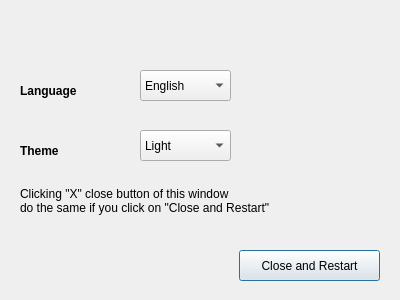
<?xml version="1.0" encoding="UTF-8"?>
<ui version="4.0">
 <class>PreferencesDialog</class>
 <widget class="QDialog" name="PreferencesDialog">
  <property name="geometry">
   <rect>
    <x>0</x>
    <y>0</y>
    <width>400</width>
    <height>300</height>
   </rect>
  </property>
  <property name="windowTitle">
   <string>Preferences</string>
  </property>
  <widget class="QComboBox" name="comboBox_1">
   <property name="geometry">
    <rect>
     <x>140</x>
     <y>130</y>
     <width>91</width>
     <height>31</height>
    </rect>
   </property>
   <item>
    <property name="text">
     <string>Light</string>
    </property>
   </item>
   <item>
    <property name="text">
     <string>Dark</string>
    </property>
   </item>
  </widget>
  <widget class="QComboBox" name="comboBox_2">
   <property name="geometry">
    <rect>
     <x>140</x>
     <y>70</y>
     <width>91</width>
     <height>31</height>
    </rect>
   </property>
   <item>
    <property name="text">
     <string>English</string>
    </property>
   </item>
   <item>
    <property name="text">
     <string>Spanish</string>
    </property>
   </item>
  </widget>
  <widget class="QLabel" name="label_44">
   <property name="geometry">
    <rect>
     <x>20</x>
     <y>140</y>
     <width>101</width>
     <height>21</height>
    </rect>
   </property>
   <property name="font">
    <font>
     <weight>75</weight>
     <bold>true</bold>
    </font>
   </property>
   <property name="text">
    <string>Theme</string>
   </property>
  </widget>
  <widget class="QLabel" name="label_45">
   <property name="geometry">
    <rect>
     <x>20</x>
     <y>80</y>
     <width>101</width>
     <height>21</height>
    </rect>
   </property>
   <property name="font">
    <font>
     <weight>75</weight>
     <bold>true</bold>
    </font>
   </property>
   <property name="text">
    <string>Language</string>
   </property>
  </widget>
  <widget class="QPushButton" name="closePreferencesDialogButton">
   <property name="geometry">
    <rect>
     <x>239</x>
     <y>250</y>
     <width>141</width>
     <height>31</height>
    </rect>
   </property>
   <property name="text">
    <string>Close and Restart</string>
   </property>
  </widget>
  <widget class="QLabel" name="label_46">
   <property name="geometry">
    <rect>
     <x>20</x>
     <y>170</y>
     <width>371</width>
     <height>61</height>
    </rect>
   </property>
   <property name="font">
    <font>
     <weight>50</weight>
     <bold>false</bold>
    </font>
   </property>
   <property name="text">
    <string>Clicking &quot;X&quot; close button of this window
do the same if you click on &quot;Close and Restart&quot;</string>
   </property>
  </widget>
 </widget>
 <resources/>
 <connections/>
</ui>
